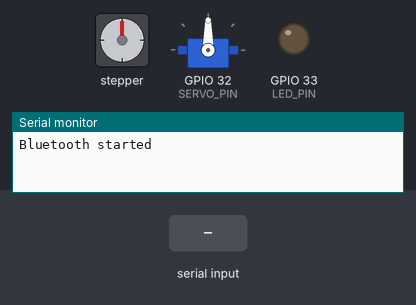
This program was run on a simulated ESP32. Parts: stepper motor, servo, output pins drawn as LEDs (lit = HIGH), the last lines printed to the serial monitor. Wiring (inferred from the names in the program): stepper motor (2048 steps per turn assumed): coils GPIO 12, GPIO 14, GPIO 26, GPIO 27. The inputs (shaded band) are chosen by the test bench. Nothing arrives over Bluetooth unless stated.

Above: at 1.2 s.
1.3 s: "L1\n" received over the second serial link
At 2.5 s:
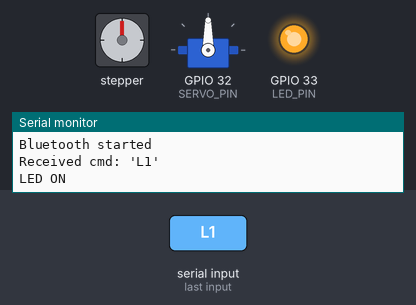
2.8 s: "SV0\n" received over the second serial link
At 3.9 s:
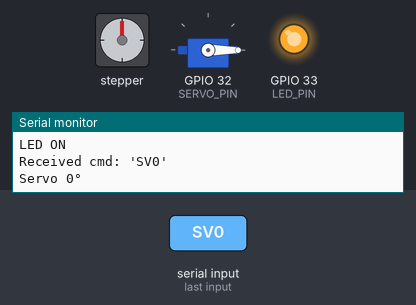
4.3 s: "L1\n" received over the second serial link
At 5.0 s:
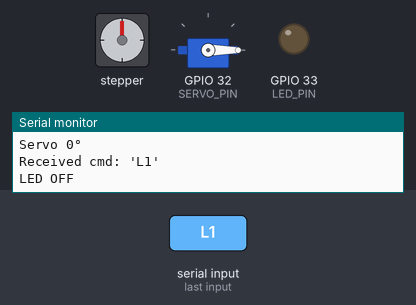
5.8 s: "SV90\n" received over the second serial link
At 6.1 s:
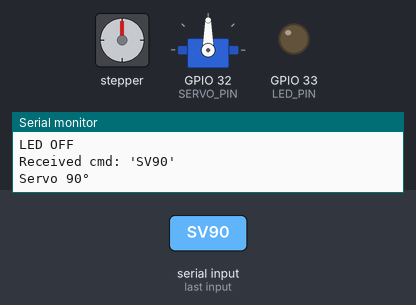
Timing chart, 0 to 8.3 s (numbered marks = the images above; inputs shaded):
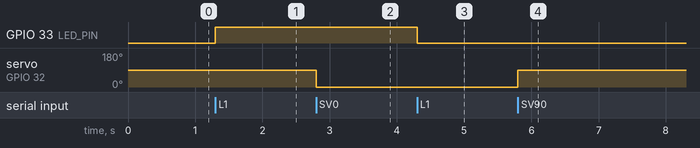

Measured:
- after the input at 1.3 s, GPIO 33 (LED_PIN): LOW → HIGH at once
- after the input at 2.8 s, servo on GPIO 32 (SERVO_PIN): 90° → 0° at once
- after the input at 4.3 s, GPIO 33 (LED_PIN): HIGH → LOW at once
- after the input at 5.8 s, servo on GPIO 32 (SERVO_PIN): 0° → 90° at once

The program:

main.cpp
```cpp
#include <BluetoothSerial.h>
#include <ESP32Servo.h>

BluetoothSerial SerialBT;

// Pin tanımları
#define LED_PIN 33
#define SERVO_PIN 32
int stepPins[] = {12, 14, 26, 27};  // 28BYJ-48 motor pinleri

Servo myServo;
bool ledState = false;

// Half-step dizilim
int stepSequence[8][4] = {
  {1,0,0,0},
  {1,1,0,0},
  {0,1,0,0},
  {0,1,1,0},
  {0,0,1,0},
  {0,0,1,1},
  {0,0,0,1},
  {1,0,0,1}
};

void setup() {
  Serial.begin(115200);
  SerialBT.begin("ESP32_Motors"); // Bluetooth cihaz adı
  Serial.println("Bluetooth started");

  // LED
  pinMode(LED_PIN, OUTPUT);
  digitalWrite(LED_PIN, LOW);

  // Step motor pinleri
  for(int i=0;i<4;i++){
    pinMode(stepPins[i], OUTPUT);
    digitalWrite(stepPins[i], LOW);
  }

  // Servo motor
  myServo.attach(SERVO_PIN);
}

void loop() {
  if (SerialBT.available()) {
    String cmd = SerialBT.readStringUntil('\n');
    cmd.trim();           // boşluk ve \r karakterlerini temizler
    cmd.toUpperCase();    // tüm harfleri büyük yap

    Serial.print("Received cmd: '");
    Serial.print(cmd);
    Serial.println("'");

    // LED kontrolü
    if (cmd == "L1") {
      ledState = !ledState;
      digitalWrite(LED_PIN, ledState);
      SerialBT.println(ledState ? "LED ON" : "LED OFF");
      Serial.println(ledState ? "LED ON" : "LED OFF");
    }

    // Step motor ileri
    else if (cmd == "S+") {
      Serial.println("Step Forward Command Received");
      for(int i=0;i<8;i++){
        for(int j=0;j<4;j++){
          digitalWrite(stepPins[j], stepSequence[i][j]);
        }
        delay(20); // hızı ayarlayabilirsiniz
      }
    }

    // Step motor geri
    else if (cmd == "S-") {
      Serial.println("Step Backward Command Received");
      for(int i=7;i>=0;i--){
        for(int j=0;j<4;j++){
          digitalWrite(stepPins[j], stepSequence[i][j]);
        }
        delay(20); // hızı ayarlayabilirsiniz
      }
    }

    // Servo motor 0°
    else if (cmd == "SV0") {
      myServo.write(0);
      SerialBT.println("Servo 0°");
      Serial.println("Servo 0°");
    }

    // Servo motor 90°
    else if (cmd == "SV90") {
      myServo.write(90);
      SerialBT.println("Servo 90°");
      Serial.println("Servo 90°");
    }

    else {
      Serial.print("Unknown command: ");
      Serial.println(cmd);
    }
  }
}
```
